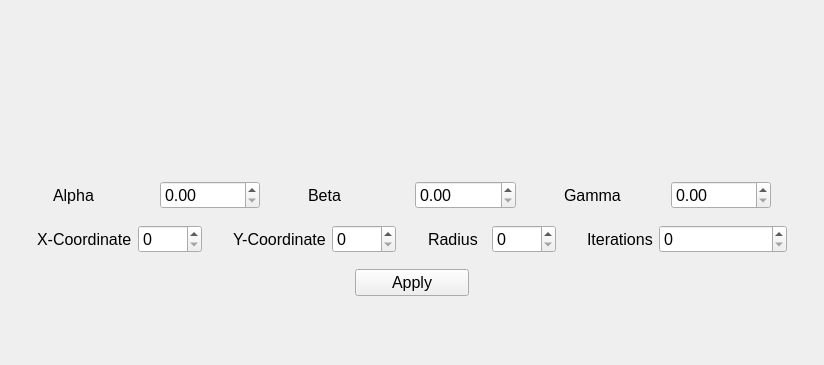
      <widget class="QWidget" name="active_contour_tab">
       <attribute name="title">
        <string> Active Contour </string>
       </attribute>
       <layout class="QGridLayout" name="gridLayout">
        <item row="0" column="0">
         <layout class="QVBoxLayout" name="verticalLayout_4" stretch="1,15,1,1,1,1,1,1,1,0,0">
          <item>
           <spacer name="verticalSpacer_7">
            <property name="orientation">
             <enum>Qt::Vertical</enum>
            </property>
            <property name="sizeHint" stdset="0">
             <size>
              <width>20</width>
              <height>40</height>
             </size>
            </property>
           </spacer>
          </item>
          <item>
           <layout class="QHBoxLayout" name="horizontalLayout1_2"/>
          </item>
          <item>
           <spacer name="verticalSpacer_9">
            <property name="orientation">
             <enum>Qt::Vertical</enum>
            </property>
            <property name="sizeHint" stdset="0">
             <size>
              <width>20</width>
              <height>40</height>
             </size>
            </property>
           </spacer>
          </item>
          <item>
           <layout class="QHBoxLayout" name="horizontalLayout_6" stretch="1,5,1,5,1,5,1">
            <item>
             <spacer name="horizontalSpacer_8">
              <property name="orientation">
               <enum>Qt::Horizontal</enum>
              </property>
              <property name="sizeHint" stdset="0">
               <size>
                <width>40</width>
                <height>20</height>
               </size>
              </property>
             </spacer>
            </item>
            <item>
             <layout class="QHBoxLayout" name="horizontalLayout_8" stretch="0,0">
              <item>
               <widget class="QLabel" name="label_4">
                <property name="font">
                 <font>
                  <pointsize>12</pointsize>
                 </font>
                </property>
                <property name="text">
                 <string>Alpha</string>
                </property>
               </widget>
              </item>
              <item>
               <widget class="QDoubleSpinBox" name="alpha_spinbox">
                <property name="font">
                 <font>
                  <pointsize>12</pointsize>
                 </font>
                </property>
               </widget>
              </item>
             </layout>
            </item>
            <item>
             <spacer name="horizontalSpacer_9">
              <property name="orientation">
               <enum>Qt::Horizontal</enum>
              </property>
              <property name="sizeHint" stdset="0">
               <size>
                <width>40</width>
                <height>20</height>
               </size>
              </property>
             </spacer>
            </item>
            <item>
             <layout class="QHBoxLayout" name="horizontalLayout_9">
              <item>
               <widget class="QLabel" name="label_5">
                <property name="font">
                 <font>
                  <pointsize>12</pointsize>
                 </font>
                </property>
                <property name="text">
                 <string>Beta</string>
                </property>
               </widget>
              </item>
              <item>
               <widget class="QDoubleSpinBox" name="beta_spinbox">
                <property name="font">
                 <font>
                  <pointsize>12</pointsize>
                 </font>
                </property>
               </widget>
              </item>
             </layout>
            </item>
            <item>
             <spacer name="horizontalSpacer_10">
              <property name="orientation">
               <enum>Qt::Horizontal</enum>
              </property>
              <property name="sizeHint" stdset="0">
               <size>
                <width>40</width>
                <height>20</height>
               </size>
              </property>
             </spacer>
            </item>
            <item>
             <layout class="QHBoxLayout" name="horizontalLayout_10">
              <item>
               <widget class="QLabel" name="label_6">
                <property name="font">
                 <font>
                  <pointsize>12</pointsize>
                 </font>
                </property>
                <property name="text">
                 <string>Gamma</string>
                </property>
               </widget>
              </item>
              <item>
               <widget class="QDoubleSpinBox" name="gamma_spinbox">
                <property name="font">
                 <font>
                  <pointsize>12</pointsize>
                 </font>
                </property>
               </widget>
              </item>
             </layout>
            </item>
            <item>
             <spacer name="horizontalSpacer_11">
              <property name="orientation">
               <enum>Qt::Horizontal</enum>
              </property>
              <property name="sizeHint" stdset="0">
               <size>
                <width>40</width>
                <height>20</height>
               </size>
              </property>
             </spacer>
            </item>
           </layout>
          </item>
          <item>
           <spacer name="verticalSpacer_13">
            <property name="orientation">
             <enum>Qt::Vertical</enum>
            </property>
            <property name="sizeHint" stdset="0">
             <size>
              <width>20</width>
              <height>40</height>
             </size>
            </property>
           </spacer>
          </item>
          <item>
           <layout class="QHBoxLayout" name="horizontalLayout_14" stretch="1,5,1,5,1,5,1,1,5,1">
            <item>
             <spacer name="horizontalSpacer_16">
              <property name="orientation">
               <enum>Qt::Horizontal</enum>
              </property>
              <property name="sizeHint" stdset="0">
               <size>
                <width>40</width>
                <height>20</height>
               </size>
              </property>
             </spacer>
            </item>
            <item>
             <layout class="QHBoxLayout" name="horizontalLayout_15" stretch="0,0">
              <item>
               <widget class="QLabel" name="label_7">
                <property name="font">
                 <font>
                  <pointsize>12</pointsize>
                 </font>
                </property>
                <property name="text">
                 <string>X-Coordinate</string>
                </property>
               </widget>
              </item>
              <item>
               <widget class="QSpinBox" name="x_spinbox">
                <property name="font">
                 <font>
                  <pointsize>12</pointsize>
                 </font>
                </property>
                <property name="maximum">
                 <number>1000</number>
                </property>
               </widget>
              </item>
             </layout>
            </item>
            <item>
             <spacer name="horizontalSpacer_17">
              <property name="orientation">
               <enum>Qt::Horizontal</enum>
              </property>
              <property name="sizeHint" stdset="0">
               <size>
                <width>40</width>
                <height>20</height>
               </size>
              </property>
             </spacer>
            </item>
            <item>
             <layout class="QHBoxLayout" name="horizontalLayout_16">
              <item>
               <widget class="QLabel" name="label_8">
                <property name="font">
                 <font>
                  <pointsize>12</pointsize>
                 </font>
                </property>
                <property name="text">
                 <string>Y-Coordinate</string>
                </property>
               </widget>
              </item>
              <item>
               <widget class="QSpinBox" name="y_spinbox">
                <property name="font">
                 <font>
                  <pointsize>12</pointsize>
                 </font>
                </property>
                <property name="maximum">
                 <number>1000</number>
                </property>
               </widget>
              </item>
             </layout>
            </item>
            <item>
             <spacer name="horizontalSpacer_18">
              <property name="orientation">
               <enum>Qt::Horizontal</enum>
              </property>
              <property name="sizeHint" stdset="0">
               <size>
                <width>40</width>
                <height>20</height>
               </size>
              </property>
             </spacer>
            </item>
            <item>
             <layout class="QHBoxLayout" name="horizontalLayout_17">
              <item>
               <widget class="QLabel" name="label_9">
                <property name="font">
                 <font>
                  <pointsize>12</pointsize>
                 </font>
                </property>
                <property name="text">
                 <string>Radius</string>
                </property>
               </widget>
              </item>
              <item>
               <widget class="QSpinBox" name="r_spinbox">
                <property name="font">
                 <font>
                  <pointsize>12</pointsize>
                 </font>
                </property>
                <property name="maximum">
                 <number>1000</number>
                </property>
               </widget>
              </item>
             </layout>
            </item>
            <item>
             <spacer name="horizontalSpacer_19">
              <property name="orientation">
               <enum>Qt::Horizontal</enum>
              </property>
              <property name="sizeHint" stdset="0">
               <size>
                <width>40</width>
                <height>20</height>
               </size>
              </property>
             </spacer>
            </item>
            <item>
             <widget class="QLabel" name="label_10">
              <property name="font">
               <font>
                <pointsize>12</pointsize>
               </font>
              </property>
              <property name="text">
               <string>Iterations</string>
              </property>
             </widget>
            </item>
            <item>
             <widget class="QSpinBox" name="it_spinbox">
              <property name="font">
               <font>
                <pointsize>12</pointsize>
               </font>
              </property>
              <property name="maximum">
               <number>5000</number>
              </property>
             </widget>
            </item>
            <item>
             <spacer name="horizontalSpacer_20">
              <property name="orientation">
               <enum>Qt::Horizontal</enum>
              </property>
              <property name="sizeHint" stdset="0">
               <size>
                <width>40</width>
                <height>20</height>
               </size>
              </property>
             </spacer>
            </item>
           </layout>
          </item>
          <item>
           <spacer name="verticalSpacer_12">
            <property name="orientation">
             <enum>Qt::Vertical</enum>
            </property>
            <property name="sizeHint" stdset="0">
             <size>
              <width>20</width>
              <height>40</height>
             </size>
            </property>
           </spacer>
          </item>
          <item>
           <layout class="QHBoxLayout" name="horizontalLayout_13" stretch="3,1,3">
            <item>
             <spacer name="horizontalSpacer_14">
              <property name="orientation">
               <enum>Qt::Horizontal</enum>
              </property>
              <property name="sizeHint" stdset="0">
               <size>
                <width>40</width>
                <height>20</height>
               </size>
              </property>
             </spacer>
            </item>
            <item>
             <widget class="QPushButton" name="active_contour_apply">
              <property name="font">
               <font>
                <pointsize>12</pointsize>
               </font>
              </property>
              <property name="text">
               <string>Apply</string>
              </property>
             </widget>
            </item>
            <item>
             <spacer name="horizontalSpacer_15">
              <property name="orientation">
               <enum>Qt::Horizontal</enum>
              </property>
              <property name="sizeHint" stdset="0">
               <size>
                <width>40</width>
                <height>20</height>
               </size>
              </property>
             </spacer>
            </item>
           </layout>
          </item>
          <item>
           <spacer name="verticalSpacer_11">
            <property name="orientation">
             <enum>Qt::Vertical</enum>
            </property>
            <property name="sizeHint" stdset="0">
             <size>
              <width>20</width>
              <height>40</height>
             </size>
            </property>
           </spacer>
          </item>
          <item>
           <widget class="QLabel" name="label_11">
            <property name="font">
             <font>
              <pointsize>12</pointsize>
             </font>
            </property>
            <property name="text">
             <string/>
            </property>
           </widget>
          </item>
          <item>
           <widget class="QLabel" name="label_12">
            <property name="font">
             <font>
              <pointsize>12</pointsize>
             </font>
            </property>
            <property name="text">
             <string/>
            </property>
           </widget>
          </item>
         </layout>
        </item>
       </layout>
      </widget>
